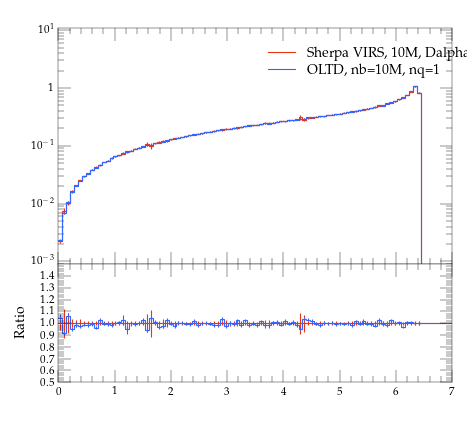

Generate this figure with Python:
#! /usr/bin/env python

# This Python script was auto-generated using YODA v2.0.0.
# Analysis object: /evtb/inc_t_pt
# Timestamp: 16-04-2024 (10:05:22)

import matplotlib as mpl
import matplotlib.pyplot as plt
mpl.use('Agg') # comment out for interactive use
import os
import numpy as np

plotDir = os.path.split(os.path.realpath(__file__))[0]
if 'YODA_USER_PLOT_PATH' in globals():
    plot_outdir = globals()['YODA_USER_PLOT_PATH']
else:
    plot_outdir = plotDir

#plot style
plt.style.use(os.path.join(plotDir, '../default.mplstyle'))
# plot metadata
figW, figH = plt.rcParams['figure.figsize']
ax_xLabel = r''
ax_yLabel = r''
ax_title  = r''
ax_xScale = 'linear'
ax_yScale = 'log'
xLims = (0.0, 7.0)
yLims = (0.0009000000000000001, 11.0)

# TeX-friendly labels for the legend
labels = [ r"Sherpa VIRS, 10M, Dalpha=0.01", r"OLTD, nb=10M, nq=1" ]

# Create figure and axis objects
fig, (ax, ratio0_ax) = plt.subplots(2, 1, sharex=True,
                  figsize=(figW,figH), gridspec_kw={'height_ratios': (2, 1)})
ratio0_ax.yaxis.set_major_locator(mpl.ticker.MultipleLocator(0.1))
ratio0_ax.set_ylim(0.5, 1.4999)
ratio0_ax.set_ylabel('Ratio')

# LineColor map: curve index -> color
linecolors = {0: '#EE3311', 1: '#3366FF'}
# the numerical data is stored in a separate file
dataf = dict()
prefix = os.path.split(__file__)[0]
if prefix:    prefix = prefix + '/'
exec(open(prefix+'inc_t_pt__data.py').read(), dataf)


legend_handles = [] # keep track of handles for the legend

# style options for curves
# starts at zorder>=5 to draw curve on top of legend
styles = {
  'curve0': {
    'color' : linecolors[0],
    'linestyle' : '-',
    'marker' : 'o',
    'zorder' : 5,
    'histstyle' : True,
  },
  'curve1': {
    'color' : linecolors[1],
    'linestyle' : '-',
    'marker' : 'o',
    'zorder' : 6,
    'histstyle' : True,
  },
}
# curve from input yoda files in main panel
for label in dataf['yvals'].keys():
    if all(np.isnan(v) for v in dataf['yvals'][label]):
        continue
    tmp = None
    if styles[label]['histstyle']: # draw as histogram
        tmp, = ax.plot(dataf['xedges'], dataf['yedges'][label],
                       color=styles[label]['color'],
                       linestyle=styles[label]['linestyle'],
                       drawstyle='steps-pre', solid_joinstyle='miter',
                       zorder=styles[label]['zorder'], label=label)
        ax.errorbar(dataf['xpoints'], dataf['yvals'][label], color=styles[label]['color'],
                    xerr=dataf['xerrs'], yerr=[dataf['ydowns'][label], dataf['yups'][label]],
                    linestyle='none', zorder=styles[label]['zorder'])
    else: # draw as scatter
        tmp = ax.errorbar(dataf['xpoints'], dataf['yvals'][label],
                          xerr=dataf['xerrs'],
                          yerr=[ dataf['ydowns'][label],
                          dataf['yups'][label] ],
                          fmt=styles[label]['marker'],
                          ecolor=styles[label]['color'],
                          color=styles[label]['color'], zorder=2)
        tmp[-1][0].set_linestyle(styles[label]['linestyle'])
    legend_handles += [tmp]
    for varLabel in dataf['variation_yvals'].keys():
        if varLabel.startswith(label):
            tmp, = ax.plot(dataf['xedges'], dataf['variation_yvals'][varLabel],
                           color=styles[label]['color'],
                           linestyle=styles[label]['linestyle'],
                           drawstyle='steps-pre', solid_joinstyle='miter',
                           zorder=styles[label]['zorder'], alpha=0.5)


# plots on ratio panel
# curve from input yoda files in ratio panel
for label, yvals in dataf['ratio0_yvals'].items():
    if all(np.isnan(v) for v in yvals):
        continue
    if styles[label]['histstyle']: # plot as histogram
        ratio0_ax.plot(dataf['xedges'], yvals,
                       color=styles[label]['color'],
                       linestyle=styles[label]['linestyle'],
                       drawstyle='steps-pre', zorder=1,
                       solid_joinstyle='miter')
        ratio0_ax.vlines(dataf['xpoints'],
                         dataf['ratio0_ymin'][label],
                         dataf['ratio0_ymax'][label],
                         color=styles[label]['color'], zorder=1)
    else: # plot as scatter
        tmp = ratio0_ax.errorbar(dataf['xpoints'],
                                 yvals, xerr=dataf['xerrs'],
                                 yerr=dataf['ratio0_yerrs'][label],
                                 fmt=styles[label]['marker'],
                                 ecolor=styles[label]['color'],
                                 color=styles[label]['color'])
        tmp[-1][0].set_linestyle(styles[label]['linestyle'])

    for varlabel in dataf['ratio0_variation_vals'].keys():
        if varlabel.startswith(label):
            ratio0_ax.plot(dataf['xedges'],
                            dataf['ratio0_variation_vals'][varlabel],
                            color=styles[label]['color'],
                            linestyle=styles[label]['linestyle'],
                            drawstyle='steps-pre', solid_joinstyle='miter',
                            zorder=1, alpha=0.5)

legend_pos = (0.5, 0.97)
ax.legend(legend_handles, labels, loc='upper left', bbox_to_anchor=legend_pos)

# set plot metadata as defined above
ratio0_ax.set_xlabel(ax_xLabel)
ratio0_ax.xaxis.set_label_coords(1., -.15)
ax.set_ylabel(ax_yLabel, loc='top')
ax.set_title(ax_title, loc='left')
ax.set_xscale(ax_xScale)
ax.set_yscale(ax_yScale)
ax.set_xlim(xLims)
ax.set_ylim(yLims)

# tick formatting
plt.rcParams['xtick.top'] = True
plt.rcParams['ytick.right'] = True
ax.yaxis.set_major_locator(mpl.ticker.LogLocator(base=10.0, numticks=np.inf))
ax.yaxis.set_minor_locator(mpl.ticker.LogLocator(
                           base=10.0, subs=np.arange(0.1, 1, 0.1), numticks=np.inf))
fig.align_ylabels((ax, ratio0_ax))
plt.savefig(os.path.join(plot_outdir, 'inc_t_pt.pdf'), format='PDF')
plt.savefig(os.path.join(plot_outdir, 'inc_t_pt.png'), format='PNG')

plt.close(fig)
